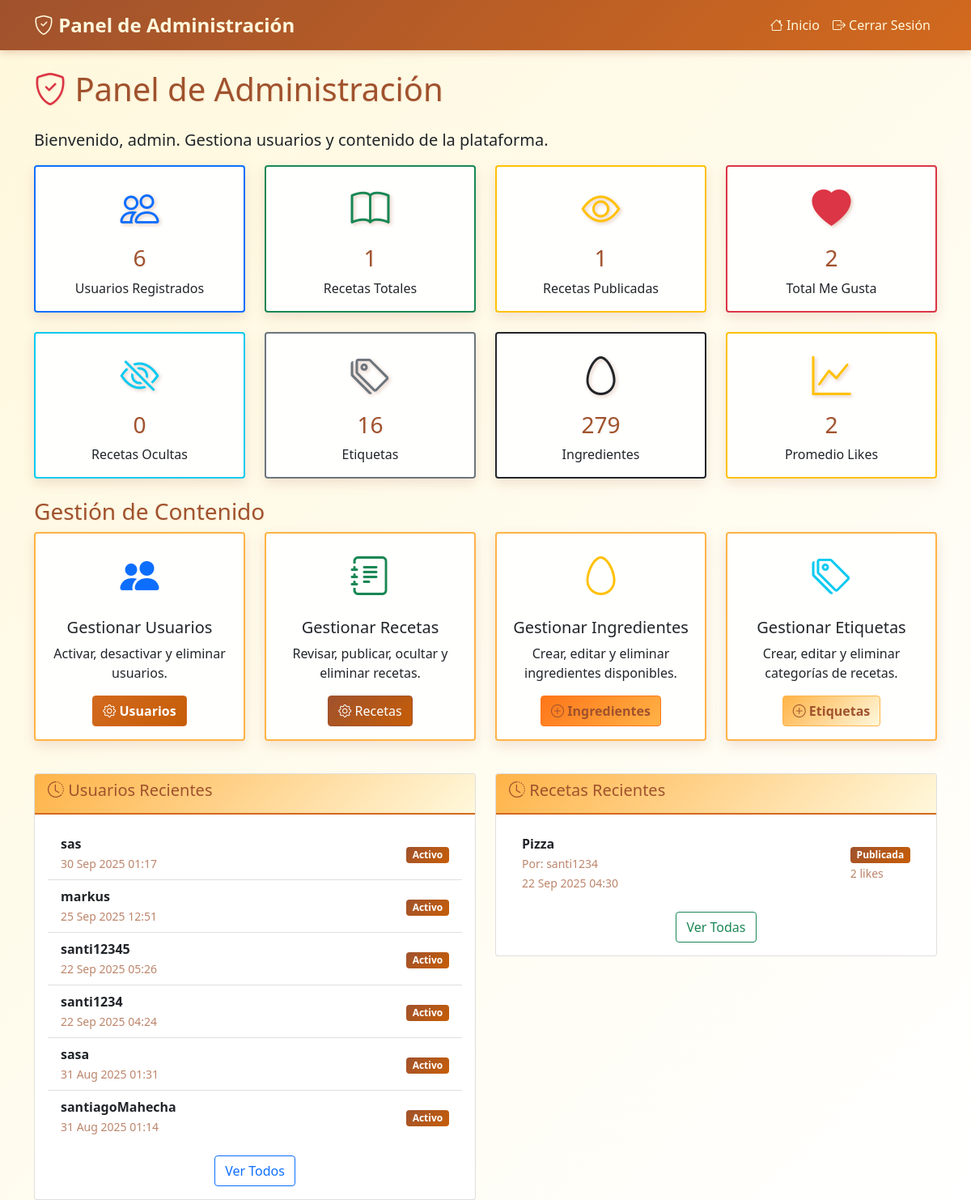
The app's page /admin-panel/ (signed in) with its own data.
### main/models.py (models this page shows, shortened)
class CustomUser(AbstractUser):
    ROLE_CHOICES = (
        ('admin', 'Admin'),
        ('user', 'User'),
    )
    role = models.CharField(max_length=10, choices=ROLE_CHOICES, default='user')

class Recipe(models.Model):
    title = models.CharField(max_length=200, verbose_name="Título")
    description = models.TextField(verbose_name="Descripción", blank=True)
    instructions = models.TextField(verbose_name="Instrucciones de preparación")
    prep_time = models.PositiveIntegerField(verbose_name="Tiempo de preparación (minutos)", null=True, blank=True)
    cook_time = models.PositiveIntegerField(verbose_name="Tiempo de cocción (minutos)", null=True, blank=True)
    servings = models.PositiveIntegerField(verbose_name="Porciones", default=1)
    difficulty = models.CharField(
        max_length=20,
        choices=[
            ('facil', 'Fácil'),
            ('intermedio', 'Intermedio'),
            ('dificil', 'Difícil')
        ],
        default='facil',
        verbose_name="Dificultad"
    )
    author = models.ForeignKey(CustomUser, on_delete=models.CASCADE, verbose_name="Autor")
    tags = models.ManyToManyField(Tag, blank=True, verbose_name="Etiquetas")
    ingredients = models.ManyToManyField(Ingredient, through='RecipeIngredient', verbose_name="Ingredientes")
    created_at = models.DateTimeField(auto_now_add=True, verbose_name="Fecha de creación")
    updated_at = models.DateTimeField(auto_now=True, verbose_name="Última actualización")
    is_published = models.BooleanField(default=True, verbose_name="Publicada")
    class Meta:
        verbose_name = "Receta"
        verbose_name_plural = "Recetas"
        ordering = ['-created_at']
    @property
    def likes_count(self):
        return self.likes.count()

### main/views.py (the view)
# urls.py: path('admin-panel/', views.admin_panel, name='admin_panel'),
@login_required
def admin_panel(request):
    if request.user.role != 'admin':
        return redirect('user_panel')
    total_users = CustomUser.objects.filter(role='user').count()
    total_recipes = Recipe.objects.count()
    total_likes = RecipeLike.objects.count()
    recent_recipes = Recipe.objects.order_by('-created_at')[:10]
    recent_users = CustomUser.objects.filter(role='user').order_by('-date_joined')[:10]
    published_recipes = Recipe.objects.filter(is_published=True).count()
    unpublished_recipes = Recipe.objects.filter(is_published=False).count()
    total_tags = Tag.objects.count()
    total_ingredients = Ingredient.objects.count()
    context = {
        'total_users': total_users,
        'total_recipes': total_recipes,
        'total_likes': total_likes,
        'recent_recipes': recent_recipes,
        'recent_users': recent_users,
        'published_recipes': published_recipes,
        'unpublished_recipes': unpublished_recipes,
        'total_tags': total_tags,
        'total_ingredients': total_ingredients,
    }
    return render(request, 'admin_panel.html', context)

### main/templates/admin_panel.html (shortened to what this page needs)
<!DOCTYPE html>
<html lang="es">
<head>
    <link href="https://cdn.jsdelivr.net/npm/bootstrap@5.1.3/dist/css/bootstrap.min.css" rel="stylesheet">
    <link rel="stylesheet" href="https://cdn.jsdelivr.net/npm/bootstrap-icons@1.7.2/font/bootstrap-icons.css">
</head>
<body>
    <nav class="navbar navbar-expand-lg navbar-dark bg-danger">
        <div class="container">
            <a class="navbar-brand" href="{% url 'admin_panel' %}">
                <i class="bi bi-shield-check"></i> Panel de Administración
            </a>
            <div class="navbar-nav ms-auto">
                <a class="nav-link" href="{% url 'recipe_list' %}">
                    <i class="bi bi-house"></i> Inicio
                </a>
                <a class="nav-link" href="{% url 'logout' %}">
                    <i class="bi bi-box-arrow-right"></i> Cerrar Sesión
                </a>
            </div>
        </div>
    </nav>
    <div class="container mt-4">
        <div class="row">
            <div class="col-md-12">
                <h1 class="mb-4">
                    <i class="bi bi-shield-check text-danger"></i>
                    Panel de Administración
                </h1>
                <p class="lead">Bienvenido, <strong>{{ request.user.username }}</strong>. Gestiona usuarios y contenido de la plataforma.</p>
            </div>
        </div>
        <div class="row mb-4">
            <div class="col-md-3">
                <div class="card admin-card border-primary">
                    <div class="card-body text-center">
                        <i class="bi bi-people stat-icon text-primary"></i>
                        <h3 class="mt-2">{{ total_users }}</h3>
                        <p class="card-text">Usuarios Registrados</p>
                    </div>
                </div>
            </div>
            <div class="col-md-3">
                <div class="card admin-card border-success">
                    <div class="card-body text-center">
                        <i class="bi bi-book stat-icon text-success"></i>
                        <h3 class="mt-2">{{ total_recipes }}</h3>
                        <p class="card-text">Recetas Totales</p>
                    </div>
                </div>
            </div>
            <div class="col-md-3">
                <div class="card admin-card border-warning">
                    <div class="card-body text-center">
                        <i class="bi bi-eye stat-icon text-warning"></i>
                        <h3 class="mt-2">{{ published_recipes }}</h3>
                        <p class="card-text">Recetas Publicadas</p>
                    </div>
                </div>
            </div>
            <div class="col-md-3">
                <div class="card admin-card border-danger">
                    <div class="card-body text-center">
                        <i class="bi bi-heart-fill stat-icon text-danger"></i>
                        <h3 class="mt-2">{{ total_likes }}</h3>
                        <p class="card-text">Total Me Gusta</p>
                    </div>
                </div>
            </div>
        </div>
        <div class="row mb-4">
            <div class="col-md-3">
                <div class="card admin-card border-info">
                    <div class="card-body text-center">
                        <i class="bi bi-eye-slash stat-icon text-info"></i>
                        <h3 class="mt-2">{{ unpublished_recipes }}</h3>
                        <p class="card-text">Recetas Ocultas</p>
                    </div>
                </div>
            </div>
            <div class="col-md-3">
                <div class="card admin-card border-secondary">
                    <div class="card-body text-center">
                        <i class="bi bi-tags stat-icon text-secondary"></i>
                        <h3 class="mt-2">{{ total_tags }}</h3>
                        <p class="card-text">Etiquetas</p>
                    </div>
                </div>
            </div>
            <div class="col-md-3">
                <div class="card admin-card border-dark">
                    <div class="card-body text-center">
                        <i class="bi bi-egg stat-icon text-dark"></i>
                        <h3 class="mt-2">{{ total_ingredients }}</h3>
                        <p class="card-text">Ingredientes</p>
                    </div>
                </div>
            </div>
            <div class="col-md-3">
                <div class="card admin-card border-warning">
                    <div class="card-body text-center">
                        <i class="bi bi-graph-up stat-icon text-warning"></i>
                        <h3 class="mt-2">
                            {% if total_recipes > 0 %}
                                {{ total_likes|floatformat:0 }}
                            {% else %}
                                0
                            {% endif %}
                        </h3>
                        <p class="card-text">Promedio Likes</p>
                    </div>
                </div>
            </div>
        </div>
        <div class="row mb-4">
            <div class="col-md-12">
                <h3>Gestión de Contenido</h3>
            </div>
            <div class="col-md-6 col-lg-3 mb-3">
                <div class="card admin-card h-100">
                    <div class="card-body text-center">
                        <i class="bi bi-people-fill text-primary" style="font-size: 3rem;"></i>
                        <h5 class="mt-3">Gestionar Usuarios</h5>
                        <p class="card-text">Activar, desactivar y eliminar usuarios.</p>
                        <a href="{% url 'admin_users' %}" class="btn btn-primary">
                            <i class="bi bi-gear"></i> Usuarios
                        </a>
                    </div>
                </div>
            </div>
            <div class="col-md-6 col-lg-3 mb-3">
                <div class="card admin-card h-100">
                    <div class="card-body text-center">
                        <i class="bi bi-journal-text text-success" style="font-size: 3rem;"></i>
                        <h5 class="mt-3">Gestionar Recetas</h5>
                        <p class="card-text">Revisar, publicar, ocultar y eliminar recetas.</p>
                        <a href="{% url 'admin_recipes' %}" class="btn btn-success">
                            <i class="bi bi-gear"></i> Recetas
                        </a>
                    </div>
                </div>
            </div>
            <div class="col-md-6 col-lg-3 mb-3">
                <div class="card admin-card h-100">
                    <div class="card-body text-center">
                        <i class="bi bi-egg text-warning" style="font-size: 3rem;"></i>
                        <h5 class="mt-3">Gestionar Ingredientes</h5>
                        <p class="card-text">Crear, editar y eliminar ingredientes disponibles.</p>
                        <a href="{% url 'admin_ingredients' %}" class="btn btn-warning">
                            <i class="bi bi-plus-circle"></i> Ingredientes
                        </a>
                    </div>
                </div>
            </div>
            <div class="col-md-6 col-lg-3 mb-3">
                <div class="card admin-card h-100">
                    <div class="card-body text-center">
                        <i class="bi bi-tags text-info" style="font-size: 3rem;"></i>
                        <h5 class="mt-3">Gestionar Etiquetas</h5>
                        <p class="card-text">Crear, editar y eliminar categorías de recetas.</p>
                        <a href="{% url 'admin_tags' %}" class="btn btn-info">
                            <i class="bi bi-plus-circle"></i> Etiquetas
                        </a>
                    </div>
                </div>
            </div>
        </div>
        <div class="row">
            <div class="col-md-6">
                <div class="card">
                    <div class="card-header">
                        <h5><i class="bi bi-clock-history"></i> Usuarios Recientes</h5>
                    </div>
                    <div class="card-body">
                        {% if recent_users %}
                            <div class="list-group list-group-flush">
                                {% for user in recent_users %}
                                <div class="list-group-item d-flex justify-content-between align-items-center">
                                    <div>
                                        <strong>{{ user.username }}</strong>
                                        <br><small class="text-muted">{{ user.date_joined|date:"d M Y H:i" }}</small>
                                    </div>
                                    <div>
                                        {% if user.is_active %}
                                            <span class="badge bg-success">Activo</span>
                                        {% else %}
                                            <span class="badge bg-danger">Inactivo</span>
                                        {% endif %}
                                    </div>
                                </div>
                                {% endfor %}
                            </div>
                            <div class="text-center mt-3">
                                <a href="{% url 'admin_users' %}" class="btn btn-outline-primary">Ver Todos</a>
                            </div>
                        {% else %}
                            <p class="text-muted">No hay usuarios registrados aún.</p>
                        {% endif %}
                    </div>
                </div>
            </div>
            <div class="col-md-6">
                <div class="card">
                    <div class="card-header">
                        <h5><i class="bi bi-clock-history"></i> Recetas Recientes</h5>
                    </div>
                    <div class="card-body">
                        {% if recent_recipes %}
                            <div class="list-group list-group-flush">
                                {% for recipe in recent_recipes %}
                                <div class="list-group-item d-flex justify-content-between align-items-center">
                                    <div>
                                        <strong>{{ recipe.title|truncatechars:30 }}</strong>
                                        <br><small class="text-muted">Por: {{ recipe.author.username }}</small>
                                        <br><small class="text-muted">{{ recipe.created_at|date:"d M Y H:i" }}</small>
                                    </div>
                                    <div>
                                        {% if recipe.is_published %}
                                            <span class="badge bg-success">Publicada</span>
                                        {% else %}
                                            <span class="badge bg-warning">Borrador</span>
                                        {% endif %}
                                        <br><small class="text-muted">{{ recipe.likes_count }} likes</small>
                                    </div>
                                </div>
                                {% endfor %}
                            </div>
                            <div class="text-center mt-3">
                                <a href="{% url 'admin_recipes' %}" class="btn btn-outline-success">Ver Todas</a>
                            </div>
                        {% else %}
                            <p class="text-muted">No hay recetas creadas aún.</p>
                        {% endif %}
                    </div>
                </div>
            </div>
        </div>
    </div>
</body>
</html>

### records on screen
CustomUser: user.username "admin"
CustomUser: username "sas", date_joined "30 Sep 2025 01:17", is_active "Activo"
CustomUser: username "markus", date_joined "25 Sep 2025 12:51", is_active "Activo"
CustomUser: username "santi12345", date_joined "22 Sep 2025 05:26", is_active "Activo"
CustomUser: username "santi1234", date_joined "22 Sep 2025 04:24", is_active "Activo"
CustomUser: username "sasa", date_joined "31 Aug 2025 01:31", is_active "Activo"
CustomUser: username "santiagoMahecha", date_joined "31 Aug 2025 01:14", is_active "Activo"
Recipe: title "Pizza", author.username "santi1234", created_at "22 Sep 2025 04:30", is_published "Publicada", likes_count "2"

### other values on screen
{{ total_users }} "6"
{{ total_recipes }} "1"
{{ published_recipes }} "1"
{{ total_likes }} "2"
{{ unpublished_recipes }} "0"
{{ total_tags }} "16"
{{ total_ingredients }} "279"
{{ total_likes|floatformat:0 }} "2"
